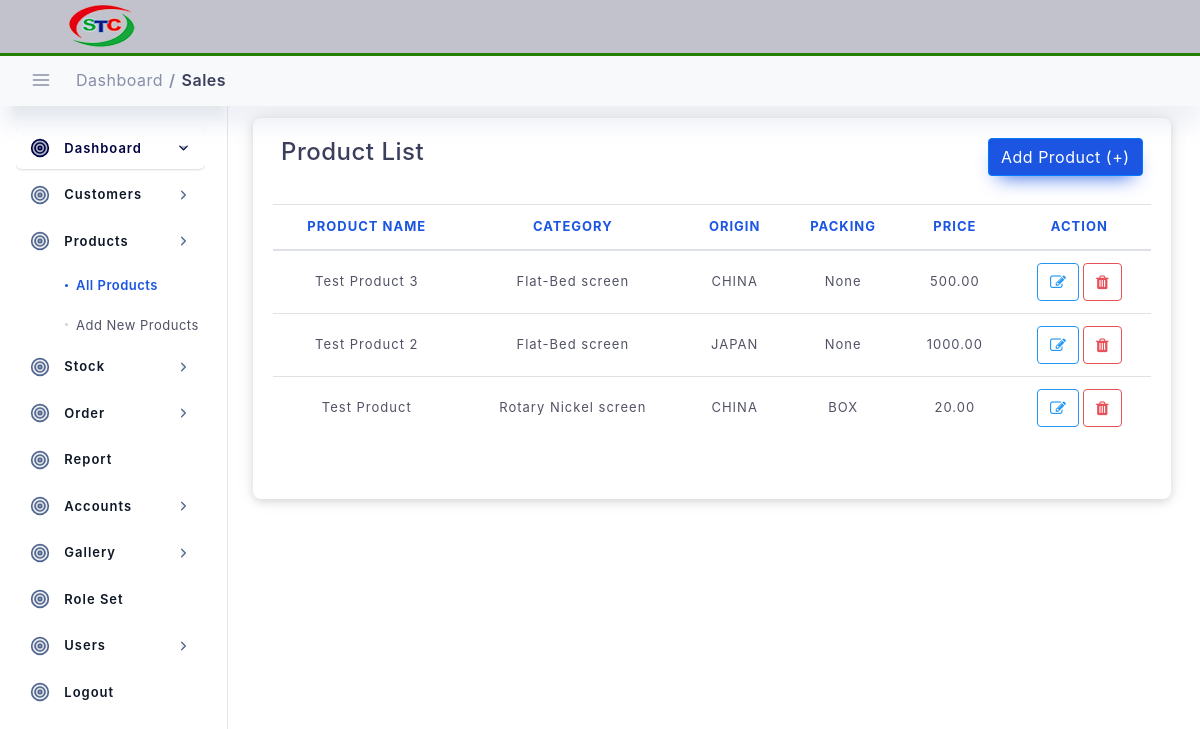
Before: /setup/all-products (signed in) with the older database file.
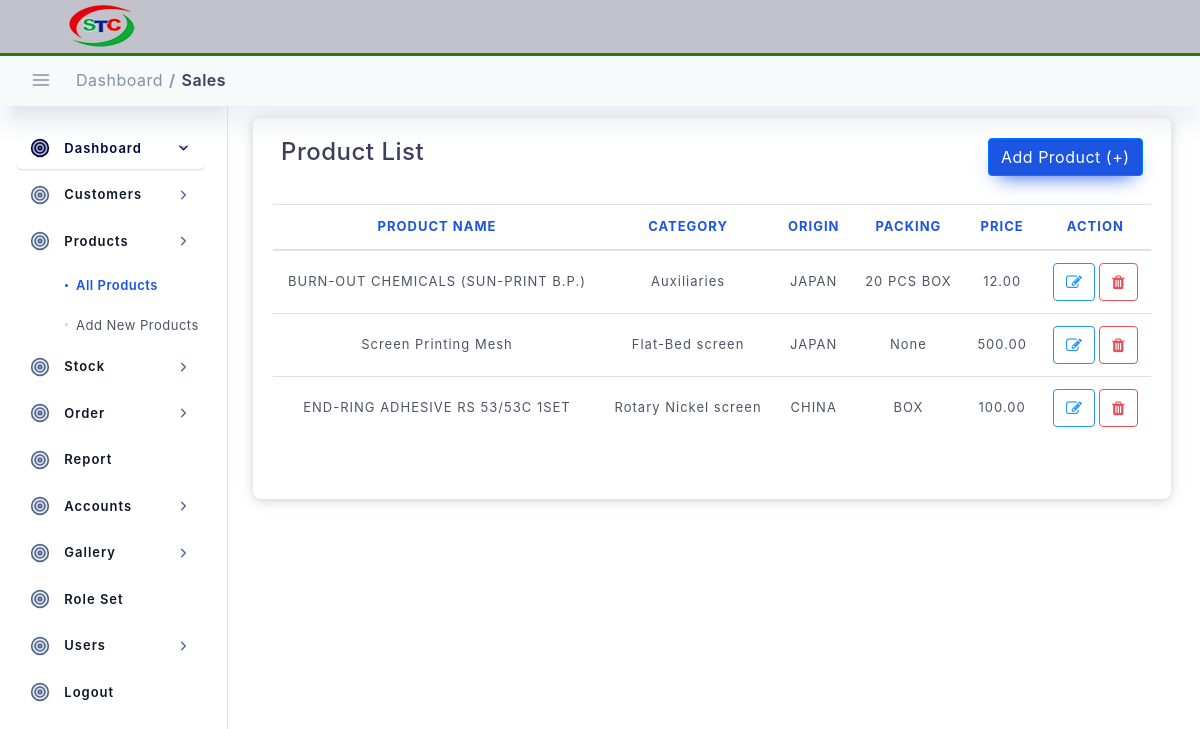
After: the same page with the newer database file.
### setup_data/models.py (models this page shows)
class Products(models.Model):
    created_at = models.DateTimeField(blank=True, null=True, auto_now_add=True)
    updated_at = models.DateTimeField(blank=True, null=True, auto_now=True)
    product_name = models.CharField(max_length=100, )
    packing = models.CharField(max_length=20, blank=True, null=True)
    price = models.DecimalField(max_digits=20, decimal_places=2)
    author = models.ForeignKey(User, on_delete=models.DO_NOTHING, )
    category = models.ForeignKey(Category, on_delete=models.DO_NOTHING, )
    origin = models.ForeignKey(Origin, on_delete=models.DO_NOTHING, )
    is_active = models.BooleanField(default=True)
    def __str__(self):
        return self.product_name

class Category(models.Model):
    created_at = models.DateTimeField(blank=True, null=True, auto_now_add=True)
    updated_at = models.DateTimeField(blank=True, null=True, auto_now=True)
    category_name = models.CharField(max_length=100)
    author = models.ForeignKey(User, on_delete=models.DO_NOTHING, )
    is_active = models.BooleanField(default=True)
    def __str__(self):
        return self.category_name

class Origin(models.Model):
    created_at = models.DateTimeField(blank=True, null=True, auto_now_add=True)
    updated_at = models.DateTimeField(blank=True, null=True, auto_now=True)
    origin_name = models.CharField(max_length=50)
    author = models.ForeignKey(User, on_delete=models.DO_NOTHING, )
    is_active = models.BooleanField(default=True)
    def __str__(self):
        return self.origin_name

### setup_data/views.py (the view)
# urls.py: path('all-products', views.AllProductsListView.as_view(), name="all-products"),
class AllProductsListView(LoginRequiredMixin, ListView, ):
    model = Products  # Model I want to Covert to List
    template_name = 'product/products.html'  # Template Name
    context_object_name = 'products'  # Change default name of objectList
    ordering = ['-updated_at']  # Ordering post LIFO
    paginate_by = 20  # number of page I want to show in single page
    def get_context_data(self, **kwargs):
        context = super().get_context_data(**kwargs)
        context["title"] = "Product List"
        context["nav_bar"] = "product_list"
        context['products'] = self.model.objects.all().order_by('-updated_at')
        print(context)
        return context

### templates/product/products.html (shortened to what this page needs)
{% extends "main/base.html" %}
{% load static %}
{% block content %}
<div class="col-lg-12 p-4">
    <div class="statbox widget box box-shadow">
        <div class="widget-header">
            <div class="row">
                <div class="mb-1 col-lg-8">
                    <h4>Product List</h4>
                </div>
                <div class="mb-1 col-lg-4">
                    <a href="{% url 'add-new-product' %}" class="btn btn-primary float-right">Add Product (+)</a>
                </div>
            </div>
        </div>
        <br>
        <div class="table-responsive">
            <table id="dataTable" class="table table-hover">
                <thead>
                <tr>
                    <th style="text-align:center">Product Name</th>
                    <th style="text-align:center">Category</th>
                    <th style="text-align:center">Origin</th>
                    <th style="text-align:center">Packing</th>
                    <th style="text-align:center">Price</th>
                    <th style="text-align:center">Action</th>
                </tr>
                </thead>
                <tbody>
                {% for product in products %}
                <tr>
                    <td style="text-align:center">{{product.product_name}}</td>
                    <td style="text-align:center">{{product.category}}</td>
                    <td style="text-align:center">{{product.origin}}</td>
                    <td style="text-align:center">{{product.packing}}</td>
                    <td style="text-align:center">{{product.price}}</td>
                    <td style="text-align:center">
                        <a href="#">
                            <button class="btn btn-outline-info"><i class="fa fa-edit"></i></button>
                        </a>
                        <button class="btn btn-outline-danger" data-toggle="modal" data-target="#postmodal"><i
                                class="fa fa-trash"></i></button>
                    </td>
                </tr>
                {% endfor %}
                </tbody>
            </table>
            <div class="d-flex justify-content-center">
            </div>
        </div>
    </div>
</div>
{% endblock content %}

### templates/main/base.html (shortened to what this page needs)
{% load static %}
<!DOCTYPE html>
<html lang="en">
<head>
    <link href="{% static 'assets/css/loader.css' %}" rel="stylesheet" type="text/css"/>
    <link href="{% static 'bootstrap/css/bootstrap.min.css' %}" rel="stylesheet" type="text/css"/>
    <link href="{% static 'assets/css/plugins.css' %}" rel="stylesheet" type="text/css"/>
    <link rel="stylesheet" href="https://cdnjs.cloudflare.com/ajax/libs/font-awesome/4.7.0/css/font-awesome.min.css">
    <link href="{% static 'plugins/apex/apexcharts.css' %}" rel="stylesheet" type="text/css">
    <link href="{% static 'assets/css/dashboard/dash_1.css' %}" rel="stylesheet" type="text/css"/>
    <link rel="stylesheet" type="text/css"
          href="https://cdnjs.cloudflare.com/ajax/libs/twitter-bootstrap/4.5.2/css/bootstrap.css"/>
    <link rel="stylesheet" type="text/css" href="https://cdn.datatables.net/1.11.3/css/dataTables.bootstrap4.min.css"/>
</head>
<body>
<div class="header-container fixed-top">
    <header class="header navbar navbar-expand-sm">
        <ul class="navbar-item theme-brand flex-row  text-center">
            <li class="nav-item theme-logo">
                <a href="index.html">
                    <img src="{% static 'assets/img/somelogo.png' %}" class="navbar-logo" alt="logo">
                </a>
            </li>
        </ul>
    </header>
</div>
<div class="sub-header-container">
    <header class="navbar navbar-expand-sm navbar-light bg-light">
        <a href="javascript:void(0);" class="sidebarCollapse" data-placement="bottom">
        </a>
        <ul class="navbar-nav flex-row">
            <li>
                <div class="page-header">
                    <nav class="breadcrumb-one" aria-label="breadcrumb">
                        <ol class="breadcrumb">
                            <li class="breadcrumb-item"><a href="javascript:void(0);">Dashboard</a></li>
                            <li class="breadcrumb-item active" aria-current="page"><span>Sales</span></li>
                        </ol>
                    </nav>
                </div>
            </li>
        </ul>
    </header>
</div>
<div class="main-container mt-4" id="container">
    <div class="sidebar-wrapper sidebar-theme">
        <nav id="sidebar">
            <div class="shadow-bottom"></div>
            <ul class="list-unstyled menu-categories" id="accordionExample">
                <li class="menu">
                    <a href="#dashboard" data-active="true" data-toggle="collapse" aria-expanded="true"
                       class="dropdown-toggle">
                        <div class="">
                            <span>Dashboard</span>
                        </div>
                        <div>
                            <svg xmlns="http://www.w3.org/2000/svg" width="24" height="24" viewBox="0 0 24 24"
                                 fill="none" stroke="currentColor" stroke-width="2" stroke-linecap="round"
                                 stroke-linejoin="round" class="feather feather-chevron-right">
                                <polyline points="9 18 15 12 9 6"></polyline>
                            </svg>
                        </div>
                    </a>
                </li>
                <li class="menu">
                    <a href="#customers" data-toggle="collapse" aria-expanded="false" class="dropdown-toggle">
                        <div class="">
                            <span>Customers</span>
                        </div>
                        <div>
                            <svg xmlns="http://www.w3.org/2000/svg" width="24" height="24" viewBox="0 0 24 24"
                                 fill="none" stroke="currentColor" stroke-width="2" stroke-linecap="round"
                                 stroke-linejoin="round" class="feather feather-chevron-right">
                                <polyline points="9 18 15 12 9 6"></polyline>
                            </svg>
                        </div>
                    </a>
                </li>
                <li class="menu">
                    <a href="#products" data-toggle="collapse" aria-expanded="false" class="dropdown-toggle">
                        <div class="">
                            <span>Products</span>
                        </div>
                        <div>
                            <svg xmlns="http://www.w3.org/2000/svg" width="24" height="24" viewBox="0 0 24 24"
                                 fill="none" stroke="currentColor" stroke-width="2" stroke-linecap="round"
                                 stroke-linejoin="round" class="feather feather-chevron-right">
                                <polyline points="9 18 15 12 9 6"></polyline>
                            </svg>
                        </div>
                    </a>
                    <ul class="collapse submenu list-unstyled {% if nav_bar == 'product_list' or nav_bar == 'add_new_product' %} show {% endif %}"
                        id="products" data-parent="#accordionExample">
                        <li class="{% if nav_bar == 'product_list' %} active {% endif %}">
                            <a href="{% url 'all-products' %}">All Products</a>
                        </li>
                        <li class="{% if nav_bar == 'add_new_product' %} active {% endif %}">
                            <a href="{% url 'add-new-product' %}">Add New Products</a>
                        </li>
                    </ul>
                </li>
                <li class="menu">
                    <a href="#stock" data-toggle="collapse" aria-expanded="false" class="dropdown-toggle">
                        <div class="">
                            <span>Stock</span>
                        </div>
                        <div>
                            <svg xmlns="http://www.w3.org/2000/svg" width="24" height="24" viewBox="0 0 24 24"
                                 fill="none" stroke="currentColor" stroke-width="2" stroke-linecap="round"
                                 stroke-linejoin="round" class="feather feather-chevron-right">
                                <polyline points="9 18 15 12 9 6"></polyline>
                            </svg>
                        </div>
                    </a>
                </li>
                <li class="menu">
                    <a href="#order" data-toggle="collapse" aria-expanded="false" class="dropdown-toggle">
                        <div class="">
                            <span>Order</span>
                        </div>
                        <div>
                            <svg xmlns="http://www.w3.org/2000/svg" width="24" height="24" viewBox="0 0 24 24"
                                 fill="none" stroke="currentColor" stroke-width="2" stroke-linecap="round"
                                 stroke-linejoin="round" class="feather feather-chevron-right">
                                <polyline points="9 18 15 12 9 6"></polyline>
                            </svg>
                        </div>
                    </a>
                </li>
                <li class="menu">
                    <a href="report.html" aria-expanded="false" class="dropdown-toggle">
                        <div class="">
                            <span>Report</span>
                        </div>
                    </a>
                </li>
                <li class="menu">
                    <a href="#accounts" data-toggle="collapse" aria-expanded="false" class="dropdown-toggle">
                        <div class="">
                            <span>Accounts</span>
                        </div>
                        <div>
                            <svg xmlns="http://www.w3.org/2000/svg" width="24" height="24" viewBox="0 0 24 24"
                                 fill="none" stroke="currentColor" stroke-width="2" stroke-linecap="round"
                                 stroke-linejoin="round" class="feather feather-chevron-right">
                                <polyline points="9 18 15 12 9 6"></polyline>
                            </svg>
                        </div>
                    </a>
                </li>
                <li class="menu">
                    <a href="#gallery" data-toggle="collapse" aria-expanded="false" class="dropdown-toggle">
                        <div class="">
                            <span>Gallery</span>
                        </div>
                        <div>
                            <svg xmlns="http://www.w3.org/2000/svg" width="24" height="24" viewBox="0 0 24 24"
                                 fill="none" stroke="currentColor" stroke-width="2" stroke-linecap="round"
                                 stroke-linejoin="round" class="feather feather-chevron-right">
                                <polyline points="9 18 15 12 9 6"></polyline>
                            </svg>
                        </div>
                    </a>
                </li>
                <li class="menu">
                    <a href="#!" aria-expanded="false" class="dropdown-toggle">
                        <div class="">
                            <span>Role Set</span>
                        </div>
                    </a>
                </li>
                <li class="menu">
                    <a href="#users" data-toggle="collapse" aria-expanded="false" class="dropdown-toggle">
                        <div class="">
                            <span>Users</span>
                        </div>
                        <div>
                            <svg xmlns="http://www.w3.org/2000/svg" width="24" height="24" viewBox="0 0 24 24"
                                 fill="none" stroke="currentColor" stroke-width="2" stroke-linecap="round"
                                 stroke-linejoin="round" class="feather feather-chevron-right">
                                <polyline points="9 18 15 12 9 6"></polyline>
                            </svg>
                        </div>
                    </a>
                </li>
                <li class="menu">
                    <a href="#" aria-expanded="false" class="dropdown-toggle">
                        <div class="">
                            <span>Logout</span>
                        </div>
                    </a>
                </li>
            </ul>
        </nav>
    </div>
    <div id="content" class="main-content">
        {% block content %}
        {% endblock %}
    </div>
</div>
</body>
</html>

Changed rows visible on the page:
removed Products: product_name "Test Product 3", category "Flat-Bed screen", origin "CHINA", packing "None", price "500.00"
removed Products: product_name "Test Product 2", category "Flat-Bed screen", origin "JAPAN", packing "None", price "1000.00"
removed Products: product_name "Test Product", category "Rotary Nickel screen", origin "CHINA", packing "BOX", price "20.00"
added Products: product_name "BURN-OUT CHEMICALS (SUN-PRINT B.P.)", category "Auxiliaries", origin "JAPAN", packing "20 PCS BOX", price "12.00"
added Products: product_name "Screen Printing Mesh", category "Flat-Bed screen", origin "JAPAN", packing "None", price "500.00"
added Products: product_name "END-RING ADHESIVE RS 53/53C 1SET", category "Rotary Nickel screen", origin "CHINA", packing "BOX", price "100.00"
